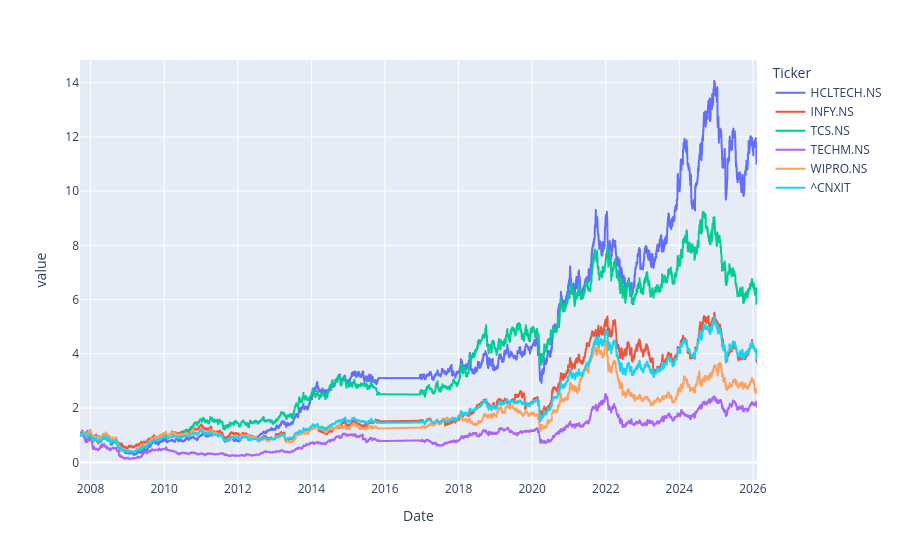

Notebook source saved alongside this figure:
### Code cell
daily_cum_returns = (log_returns + 1).cumprod()
daily_cum_returns.plot()

### Figure 1 — Plotly figure (JSON) as saved in the notebook; plotly's stock layout.template omitted (floating-point values rounded to 4 significant figures; data arrays with more than 128 entries replaced by an {"elided": "..."} marker saying what was removed)
{"data": [{"hovertemplate": "Ticker=HCLTECH.NS<br>Date=%{x}<br>value=%{y}<extra></extra>", "legendgroup": "HCLTECH.NS", "line": {"color": "#636efa", "dash": "solid"}, "marker": {"symbol": "circle"}, "mode": "lines", "name": "HCLTECH.NS", "showlegend": true, "type": "scattergl", "x": {"elided": "4167 str values"}, "xaxis": "x", "y": {"elided": "4167 float values"}, "yaxis": "y"}, {"hovertemplate": "Ticker=INFY.NS<br>Date=%{x}<br>value=%{y}<extra></extra>", "legendgroup": "INFY.NS", "line": {"color": "#EF553B", "dash": "solid"}, "marker": {"symbol": "circle"}, "mode": "lines", "name": "INFY.NS", "showlegend": true, "type": "scattergl", "x": {"elided": "4167 str values"}, "xaxis": "x", "y": {"elided": "4167 float values"}, "yaxis": "y"}, {"hovertemplate": "Ticker=TCS.NS<br>Date=%{x}<br>value=%{y}<extra></extra>", "legendgroup": "TCS.NS", "line": {"color": "#00cc96", "dash": "solid"}, "marker": {"symbol": "circle"}, "mode": "lines", "name": "TCS.NS", "showlegend": true, "type": "scattergl", "x": {"elided": "4167 str values"}, "xaxis": "x", "y": {"elided": "4167 float values"}, "yaxis": "y"}, {"hovertemplate": "Ticker=TECHM.NS<br>Date=%{x}<br>value=%{y}<extra></extra>", "legendgroup": "TECHM.NS", "line": {"color": "#ab63fa", "dash": "solid"}, "marker": {"symbol": "circle"}, "mode": "lines", "name": "TECHM.NS", "showlegend": true, "type": "scattergl", "x": {"elided": "4167 str values"}, "xaxis": "x", "y": {"elided": "4167 float values"}, "yaxis": "y"}, {"hovertemplate": "Ticker=WIPRO.NS<br>Date=%{x}<br>value=%{y}<extra></extra>", "legendgroup": "WIPRO.NS", "line": {"color": "#FFA15A", "dash": "solid"}, "marker": {"symbol": "circle"}, "mode": "lines", "name": "WIPRO.NS", "showlegend": true, "type": "scattergl", "x": {"elided": "4167 str values"}, "xaxis": "x", "y": {"elided": "4167 float values"}, "yaxis": "y"}, {"hovertemplate": "Ticker=^CNXIT<br>Date=%{x}<br>value=%{y}<extra></extra>", "legendgroup": "^CNXIT", "line": {"color": "#19d3f3", "dash": "solid"}, "marker": {"symbol": "circle"}, "mode": "lines", "name": "^CNXIT", "showlegend": true, "type": "scattergl", "x": {"elided": "4167 str values"}, "xaxis": "x", "y": {"elided": "4167 float values"}, "yaxis": "y"}], "layout": {"autosize": true, "legend": {"title": {"text": "Ticker"}, "tracegroupgap": 0}, "margin": {"t": 60}, "xaxis": {"anchor": "y", "autorange": true, "domain": [0, 1], "range": ["2007-09-18", "2026-02-10"], "title": {"text": "Date"}, "type": "date"}, "yaxis": {"anchor": "x", "autorange": true, "domain": [0, 1], "range": [-0.6493, 14.83], "title": {"text": "value"}, "type": "linear"}}}
